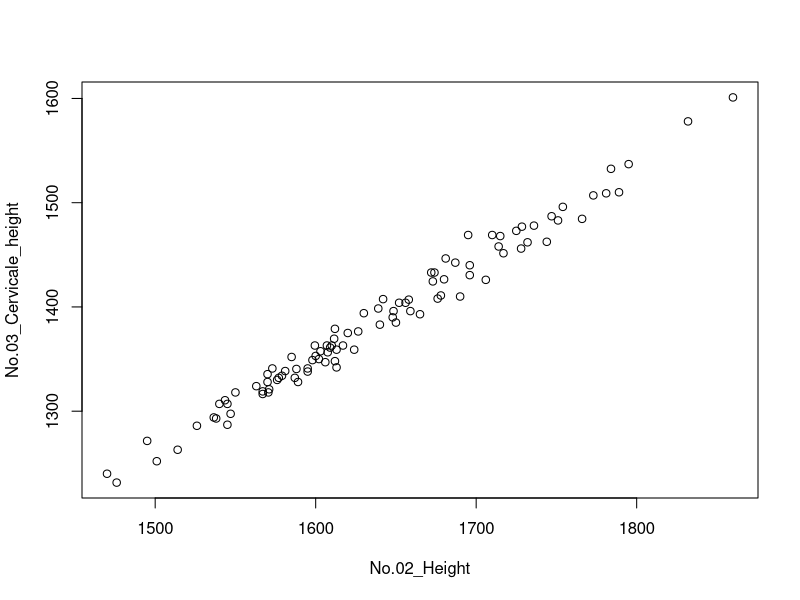

Source code (R):
Body = read.table("SampleData03_forR2.csv", header = T, sep = ",")
cname = colnames(Body)

pdf("body_plot.pdf")
plot(Body[,8:9], xlab = cname[8], ylab = cname[9])
dev.off()
